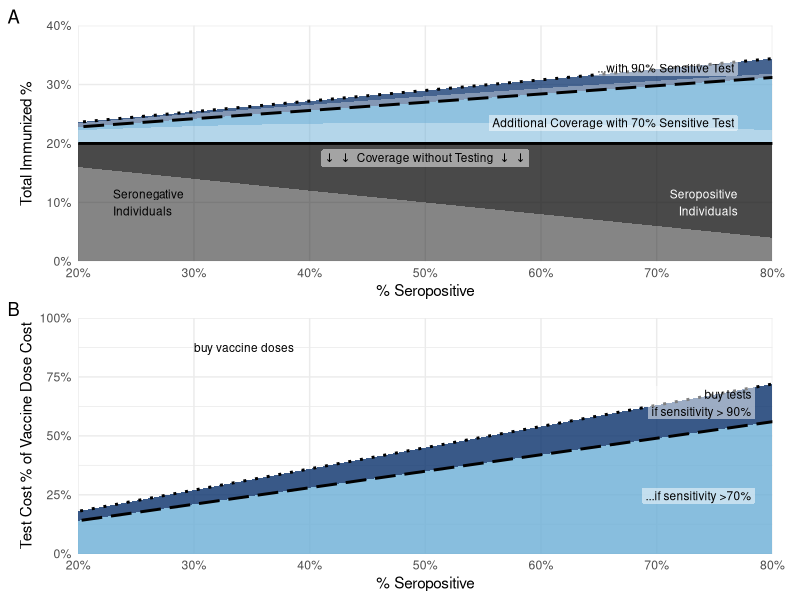

Source code (R):

suppressPackageStartupMessages({
  require(data.table)
  require(ggplot2)
  require(patchwork)
})

.args <- if (interactive()) c(
  "main.png"
) else commandArgs(trailingOnly = TRUE)

PPDmul <- function(TNR, TPR, seropos) TNR + seropos*(1+TPR-TNR)

ref <- data.table(seropos = seq(0,1,by=0.01))

covaxcoverage <- .2

ref[, notest_sp := covaxcoverage*seropos ]
ref[, notest_sn := covaxcoverage*(1-seropos) ]
ref[, test70_sp := notest_sp*(PPDmul(1, .7, seropos) - 1) ]
ref[, test70_sn := notest_sn*(PPDmul(1, .7, seropos) - 1) ]
ref[, test90_sp := notest_sp*(PPDmul(1, .9, seropos)-1) - test70_sp ]
ref[, test90_sn := notest_sn*(PPDmul(1, .9, seropos)-1) - test70_sn ]

ref.mlt <- melt.data.table(
  ref,
  id.vars = "seropos"
)[, c("scenario", "serostatus") := tstrsplit(variable, "_")]

ref.mlt[,
  ord := 2*c("notest"=2,"test70"=1,"test90"=0)[scenario]+c(sp=0, sn=1)[serostatus]
]

ref[, costlim70 := PPDmul(1, .7, seropos) - 1 ]
ref[, costlim90 := PPDmul(1, .9, seropos) - 1 ]

lblsize <- 3
lnsize <- 1

p.coverage <- ggplot(ref.mlt) +
  aes(seropos, value, group = ord, alpha = serostatus, fill = scenario) +
  geom_area() +
  coord_cartesian(xlim = c(0.2, 0.8), ylim = c(0, 0.4), expand = FALSE) +
  scale_alpha_manual(
    values = c("sn"=.5, "sp"=.75),
    guide = "none"
  ) +
  scale_fill_manual(
    values = c(notest="grey5", test70=blues9[5], test90=blues9[9]),
    guide = "none"
  ) +
  geom_line(aes(seropos, y=covaxcoverage, linetype = "notest"), ref, inherit.aes = FALSE, show.legend = F, size = lnsize) +
  geom_line(aes(seropos, y=(costlim70+1)*covaxcoverage, linetype = "test70"), ref, inherit.aes = FALSE, show.legend = F, size = lnsize) +
  geom_line(aes(seropos, y=(costlim90+1)*covaxcoverage, linetype = "test90"), ref, inherit.aes = FALSE, show.legend = F, size = lnsize) +
  annotate(
    "label",
    x=0.5, y= covaxcoverage * .95,
    label = expression(symbol('\257')*"  "*symbol('\257')*'  Coverage without Testing  '*symbol('\257')*"  "*symbol('\257')),
    vjust = "top",
    label.size = 0, fill = alpha(c("white"), 0.5),
    size = lblsize
  ) +
  annotate(
    "label",
    x = (0.8-0.2)*.95 + 0.2, y = (PPDmul(1, .7, 0.5)*covaxcoverage + covaxcoverage)/2,
    label = 'Additional Coverage with 70% Sensitive Test',
    hjust = "right",
    label.size = 0, fill = alpha(c("white"), 0.5),
    size = lblsize
  ) +
  annotate(
    "label",
    x = (0.8-0.2)*.95 + 0.2,
    y = (PPDmul(1, .9, 0.8)+PPDmul(1, .7, 0.8))*covaxcoverage/2,
    label = '...with 90% Sensitive Test',
    hjust = "right",
    label.size = 0, fill = alpha(c("white"), 0.5),
    size = lblsize
  ) +
  annotate(
    "text",
    x = (0.8-0.2)*.05 + .2,
    y = covaxcoverage/2,
    label = 'Seronegative\nIndividuals',
    hjust = "left",
    color = "black",
    size = lblsize
  ) +
  annotate(
    "text",
    x = (0.8-0.2)*.95 + .2,
    y = covaxcoverage/2,
    label = 'Seropositive\nIndividuals',
    hjust = "right",
    color = "white",
    size = lblsize
  ) +
  scale_y_continuous("Total Immunized %", breaks = seq(0,0.5,0.1), minor_breaks = NULL, labels = function(b) sprintf("%i%%", as.integer(b*100))) +
  scale_x_continuous("% Seropositive", minor_breaks = NULL, labels = function(b) sprintf("%i%%", as.integer(b*100))) +
  scale_linetype_manual(
    values = c(notest="solid", test70="longdash", test90="dotted")
  ) +
  theme_minimal() +
  theme(
    plot.margin = margin(r = 1, unit = "line")
  )

p.cost <- ggplot(ref) +
  aes(seropos) +
  geom_blank(aes(linetype = "notest")) +
  geom_ribbon(aes(ymin=0, ymax=costlim70), fill = alpha(blues9[5], .8), show.legend = F) +
  geom_ribbon(aes(ymin=costlim70, ymax=costlim90), fill = alpha(blues9[9], .8), show.legend = F) +
  geom_line(aes(y=costlim70, linetype = "test70"), size = lnsize) +
  geom_line(aes(y=costlim90, linetype = "test90"), size = lnsize) +
  annotate(
    "label",
    x = (0.8-0.2)*.975 + .2,
    y = (PPDmul(1, .7, .6) - 1)/3*2,
    label = '...if sensitivity >70%',
    hjust = "right",
    label.size = 0, fill = alpha(c("white"), 0.5),
    vjust = "top",
    size = lblsize
  ) +
  annotate(
    "label",
    x = (0.8-0.2)*.975 + .2,
    y = (PPDmul(1, .7, .8) + PPDmul(1, .9, .8) - 2)/2,
    label = 'buy tests\nif sensitivity > 90%',
    hjust = "right",
    label.size = 0, fill = alpha(c("white"), 0.5),
    size = lblsize
  ) +
  annotate(
    "text",
    x = .3,
    y = .75+.125,
    label = 'buy vaccine doses',
    hjust = "left",
    size = lblsize
  ) +
  coord_cartesian(xlim = c(0.2, 0.8), ylim = c(0, 1), expand = FALSE) +
  scale_x_continuous("% Seropositive", minor_breaks = NULL, labels = function(b) sprintf("%i%%", as.integer(b*100))) +
  scale_y_continuous("Test Cost % of Vaccine Dose Cost", labels = function(b) sprintf("%i%%", as.integer(b*100))) +
  scale_linetype_manual(
    "Test Performance",
    breaks = c("notest", "test70", "test90"),
    labels = c(
      "notest"="(No Test)",
      "test70"="70% Sensitivity",
      "test90"="90% Sensitivity"
    ),
    values = c("solid", "longdash", "dotted"),
    guide = "none"
  ) +
  theme_minimal() +
  theme(
    plot.margin = margin(r = 1, unit = "line")
  )

res.p <- p.coverage / p.cost +
  plot_annotation(tag_levels = "A") +
  plot_layout(guides = "collect")

ggsave(tail(.args, 1), res.p, height = 7.5, width = 4, dpi = 600)
